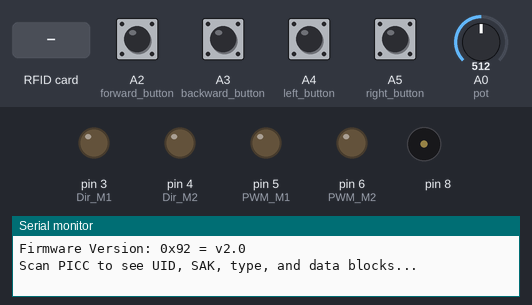
Recording of a sketch running on a simulated Arduino Uno, built with avr-gcc and run on an emulated ATmega328P. On the bench: output pins drawn as LEDs (lit = HIGH), buzzer (waves = sounding), the last lines printed to the serial monitor. The inputs (shaded band) are chosen by the test bench; at power-on: A2 (forward_button), A3 (backward_button), A4 (left_button), A5 (right_button) HIGH, A0 (pot) = 512. Pins used as bus, display or sensor lines are not drawn.

Above: at 1.2 s.
1.3 s: RFID card 86 7A A7 81 held to the reader
At 1.41 s:
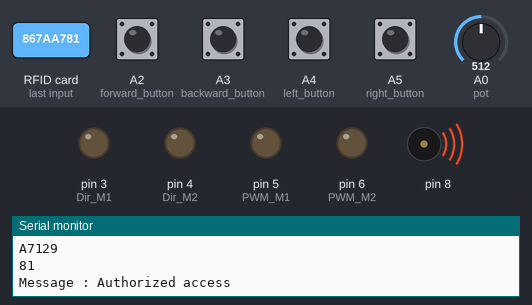
3.0 s: A2 (forward_button) pulled LOW for 0.15 s
At 3.09 s:
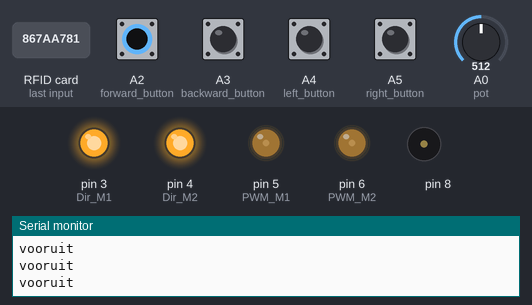
4.6 s: A3 (backward_button) pulled LOW for 0.15 s
At 4.68 s:
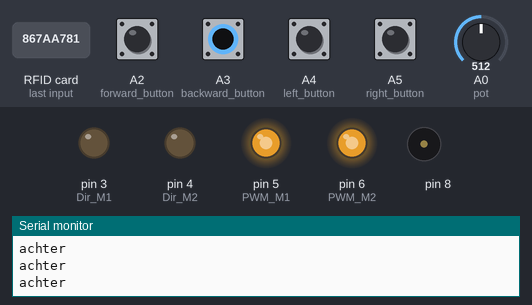
6.2 s: A4 (left_button) pulled LOW for 0.15 s
At 6.28 s:
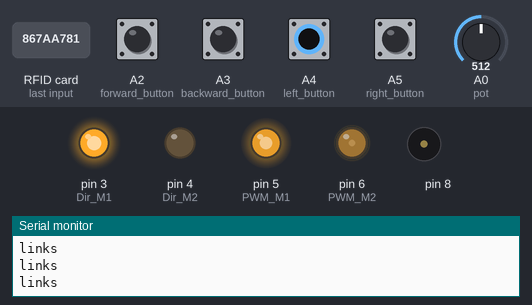
7.8 s: A5 (right_button) pulled LOW for 0.15 s
At 7.89 s:
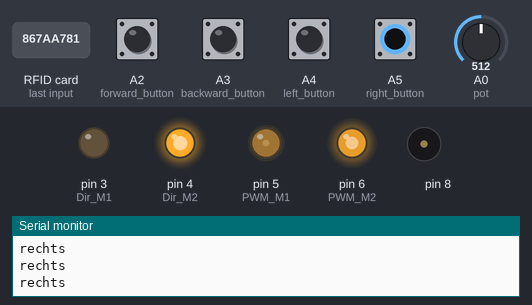
9.4 s: RFID card E6 71 A5 81 held to the reader
At 10.1 s:
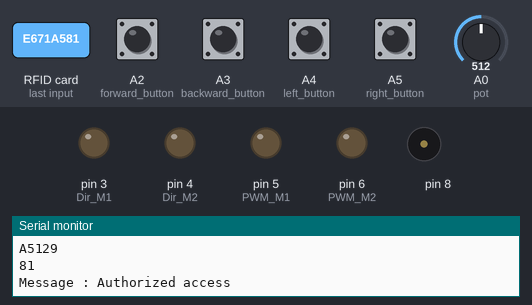
Timing chart, 0 to 12.1 s (numbered marks = the images above; inputs shaded):
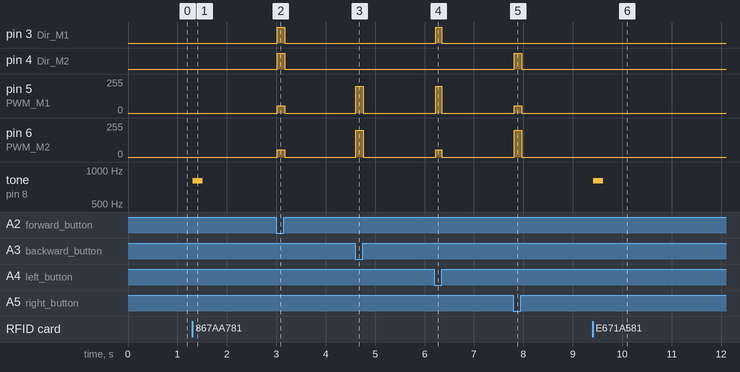

The sketch:

RFIDReader_Andreo_Van_Onckelen.ino
```cpp
#include <SPI.h>
#include <MFRC522.h>


#define RST_PIN         9          // Configurable, see typical pin layout above
#define SS_PIN          10         // Configurable, see typical pin layout above

MFRC522 mfrc522(SS_PIN, RST_PIN);  // Create MFRC522 instance
int forward_button = A2;
int backward_button = A3;
int left_button = A4;
int right_button = A5;

int PWM_M1 = 5;
int PWM_M2 = 6;
int Dir_M1 = 3;
int Dir_M2 = 4;

int pot = A0; // POTENTIOMETER
int input_val = 0;
int speed_val = 0;

int io = false; // AAN/UIT AUTO

void setup() {
  pinMode(forward_button, INPUT_PULLUP);
  pinMode(backward_button, INPUT_PULLUP);
  pinMode(left_button, INPUT_PULLUP);
  pinMode(right_button, INPUT_PULLUP);

  pinMode(pot, INPUT);

  pinMode(PWM_M1, OUTPUT);
  pinMode(PWM_M2, OUTPUT);
  pinMode(Dir_M1, OUTPUT);
  pinMode(Dir_M2, OUTPUT);
  Serial.begin(9600);   // Initialize serial communications with the PC
  while (!Serial);    // Do nothing if no serial port is opened (added for Arduinos based on ATMEGA32U4)
  SPI.begin();      // Init SPI bus
  mfrc522.PCD_Init();   // Init MFRC522
  delay(4);       // Optional delay. Some board do need more time after init to be ready, see Readme
  mfrc522.PCD_DumpVersionToSerial();  // Show details of PCD - MFRC522 Card Reader details
  Serial.println(F("Scan PICC to see UID, SAK, type, and data blocks..."));
}

void loop() {

//KAARTLEZER

  // Reset the loop if no new card present on the sensor/reader. This saves the entire process when idle.
  if ( mfrc522.PICC_IsNewCardPresent()&& mfrc522.PICC_ReadCardSerial()) {
  // Show UID on serial monitor
  Serial.println("UID tag :");
  String content= "";
  byte letter;
  for (byte i = 0; i < mfrc522.uid.size; i++)
  {
    Serial.println(mfrc522.uid.uidByte[i]);
    Serial.print(mfrc522.uid.uidByte[i], HEX);
    content.concat(String(mfrc522.uid.uidByte[i] < 0x10 ? " 0" : " " ));
    content.concat(String(mfrc522.uid.uidByte[i], HEX));
  }
  Serial.println();
  Serial.print("Message : ");
  content.toUpperCase();
  if (content.substring(1) == "86 7A A7 81" || content.substring(1) == "E6 71 A5 81") // Verander hier de UID die je toegang wilt geven
  {
    Serial.println("Authorized access");
    tone(8,800,200);
    delay(1000);
    io = ! io;

  }

  else {
    Serial.println("Access Denied");
    tone(8,300,200);
    delay(1000);
    io = !io;
  }
  }


if(io){
  // AUTO UNLOCKED
  input_val = analogRead(pot);
  speed_val = map(input_val, 0, 1024, 150, 255);

   if (digitalRead(forward_button) == LOW) {  //VOORUIT
    Serial.println("vooruit");
    digitalWrite(Dir_M1, HIGH);
    digitalWrite(Dir_M2, HIGH);
    analogWrite(PWM_M1, 255 - speed_val);
    analogWrite(PWM_M2, 255 - speed_val);
  }
  else if (digitalRead(backward_button) == LOW) {  //ACHTERUIT
    Serial.println("achter");
    digitalWrite(Dir_M1, LOW);
    digitalWrite(Dir_M2, LOW);
    analogWrite(PWM_M1, speed_val);
    analogWrite(PWM_M2, speed_val);
  }
  else if (digitalRead(left_button) == LOW) {  //LINKS
    Serial.println("links");
    digitalWrite(Dir_M1, HIGH);
    digitalWrite(Dir_M2, LOW);
    analogWrite(PWM_M1, speed_val);
    analogWrite(PWM_M2, 255 - speed_val);
  }
  else if (digitalRead(right_button) == LOW) { //RECHTS
    Serial.println("rechts");
    digitalWrite(Dir_M1, LOW);
    digitalWrite(Dir_M2, HIGH);
    analogWrite(PWM_M1, 255 - speed_val);
    analogWrite(PWM_M2, speed_val);
  }
  else {  //STOP
    speed_val = 0;
    digitalWrite(Dir_M1, LOW);
    digitalWrite(Dir_M2, LOW);
    analogWrite(PWM_M1, speed_val);
    analogWrite(PWM_M2, speed_val);
  }
  }
  }
```

Measured:
- after the input at 1.3 s, tone on pin 8: silent → 800 Hz at once, → silent 0.20 s later
- after the input at 3.0 s, pin 3 (Dir_M1), pin 4 (Dir_M2): LOW → HIGH at once, → LOW 0.15 s later; pin 5 (PWM_M1), pin 6 (PWM_M2): 0/255 → 53/255 at once, → 0/255 0.15 s later
- after the input at 4.6 s, pin 5 (PWM_M1), pin 6 (PWM_M2): 0/255 → 202/255 at once, → 0/255 0.15 s later
- after the input at 6.2 s, pin 3 (Dir_M1): LOW → HIGH at once, → LOW 0.13 s later; pin 5 (PWM_M1): 0/255 → 202/255 at once, → 0/255 0.13 s later; pin 6 (PWM_M2): 0/255 → 53/255 at once, → 0/255 0.13 s later
- after the input at 7.8 s, pin 4 (Dir_M2): LOW → HIGH at once, → LOW 0.15 s later; pin 5 (PWM_M1): 0/255 → 53/255 at once, → 0/255 0.15 s later; pin 6 (PWM_M2): 0/255 → 202/255 at once, → 0/255 0.15 s later
- after the input at 9.4 s, tone on pin 8: silent → 800 Hz at once, → silent 0.20 s later
